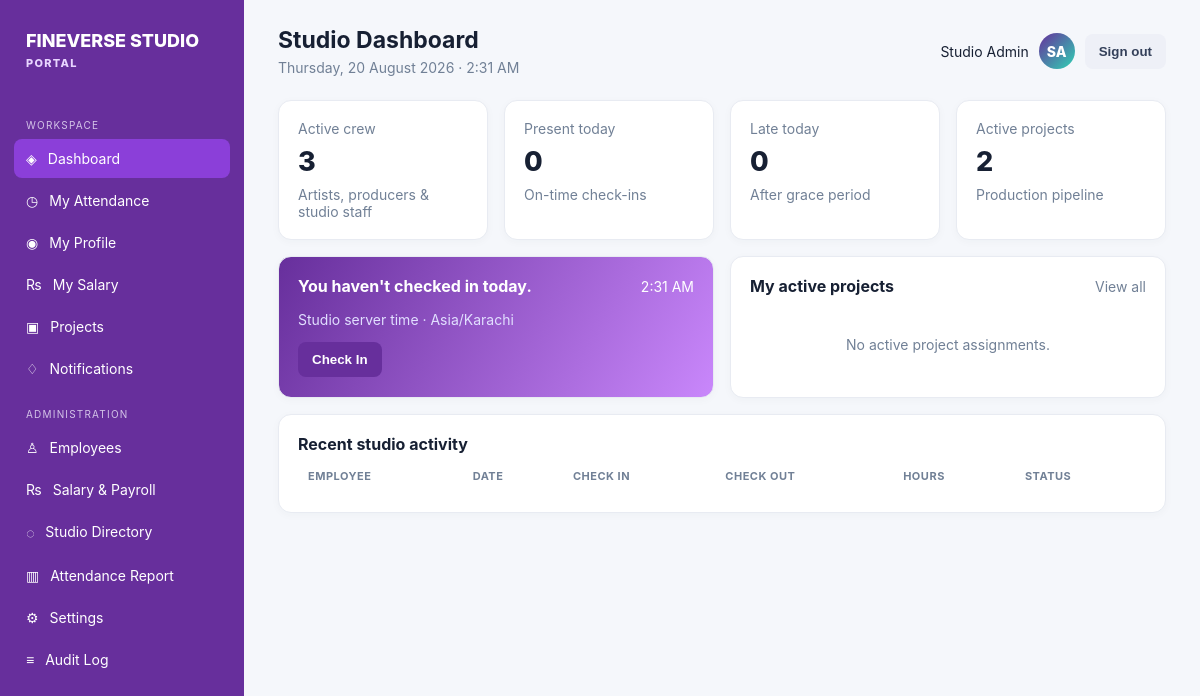
Page /index.php?page=dashboard (signed in) on the committed database.
### tables this page shows
CREATE TABLE employees(id INT AUTO_INCREMENT PRIMARY KEY,employee_code VARCHAR(30) NOT NULL UNIQUE,first_name VARCHAR(80) NOT NULL,last_name VARCHAR(80) NOT NULL,phone VARCHAR(30),address TEXT,date_of_birth DATE NULL,gender VARCHAR(20),department_id INT NULL,job_title_id INT NULL,manager_id INT NULL,joining_date DATE NULL,employment_type ENUM('Full Time','Part Time','Contract','Freelance','Intern') DEFAULT 'Full Time',employment_status ENUM('Active','Inactive','On Leave','Resigned') DEFAULT 'Active',specialty VARCHAR(100),profile_photo VARCHAR(255),created_at TIMESTAMP DEFAULT CURRENT_TIMESTAMP,FOREIGN KEY(department_id) REFERENCES departments(id),FOREIGN KEY(job_title_id) REFERENCES job_titles(id),FOREIGN KEY(manager_id) REFERENCES employees(id));

CREATE TABLE settings(setting_key VARCHAR(80) PRIMARY KEY,setting_value TEXT NOT NULL);

### config.php (called while the page is built, shortened)
<?php
function db(): PDO { static $pdo; if (!$pdo) { $pdo = new PDO('mysql:host='.DB_HOST.';dbname='.DB_NAME.';charset=utf8mb4', DB_USER, DB_PASS, [PDO::ATTR_ERRMODE=>PDO::ERRMODE_EXCEPTION, PDO::ATTR_DEFAULT_FETCH_MODE=>PDO::FETCH_ASSOC]); } return $pdo; }
function setting(string $key, string $fallback=''): string { try { $s=db()->prepare('SELECT setting_value FROM settings WHERE setting_key=?'); $s->execute([$key]); return $s->fetchColumn() ?: $fallback; } catch(Throwable $e){ return $fallback; } }

### index.php (the view, shortened to what this page needs)
<?php require_once __DIR__.'/lib.php';
$page=$_GET['page']??(me()?'dashboard':'login'); $current=$page;
  ?><?php
function rows($sql,$args=[]){$s=db()->prepare($sql);$s->execute($args);return $s->fetchAll();} function one($sql,$args=[]){$s=db()->prepare($sql);$s->execute($args);return $s->fetch();}
function head($title){global $current;$u=require_login();$f=pull_flash();?><!doctype html><html><head><meta charset="utf-8"><meta name="viewport" content="width=device-width,initial-scale=1"><title><?=esc($title)?> · <?=esc(setting('studio_name',APP_NAME))?></title><link rel="stylesheet" href="assets/app.css"></head><body><div class="app"><aside class="side"><div class="brand">FINE<span>VERSE STUDIO</span><small>PORTAL</small></div><div class="nav-label">WORKSPACE</div><?=nav('dashboard','Dashboard','◈')?><?=nav('attendance','My Attendance','◷')?><?=nav('profile','My Profile','◉')?><?=nav('salary','My Salary','₨')?><?=nav('projects','Projects','▣')?><?=nav('notifications','Notifications','♢')?><?php if($u['role']==='admin'):?><div class="nav-label">ADMINISTRATION</div><?=nav('employees','Employees','♙')?><?=nav('salaries','Salary & Payroll','₨')?><?=nav('masters','Studio Directory','◌')?><?=nav('reports','Attendance Report','▥')?><?=nav('settings','Settings','⚙')?><?=nav('audit','Audit Log','≡')?><?php endif?></aside><main class="main"><div class="top"><div><h1><?=esc($title)?></h1><div class="sub"><?=esc(date('l, d F Y · g:i A'))?></div></div><div class="user"><span class="user-name"><?=esc($u['first_name'].' '.$u['last_name'])?></span><?php if(!empty($emp['profile_photo'])):?><img src="uploads/<?=esc($emp['profile_photo'])?>" alt="" style="width:40px;height:40px;border-radius:50%;object-fit:cover;border:2px solid var(--accent)"><?php else:?><div class="avatar"><?=esc(strtoupper($u['first_name'][0].$u['last_name'][0]))?></div><?php endif?><form method="post"><input type="hidden" name="csrf" value="<?=csrf()?>"><button class="secondary" name="action" value="logout">Sign out</button></form></div></div><?php if($f):?><div class="alert <?=$f[1]==='error'?'error':''?>"><?=esc($f[0])?></div><?php endif;?><?php }
function foot(): void {
    $emailTrigger = '';
    echo '</main></div><script src="https://cdn.jsdelivr.net/npm/@emailjs/browser@3/dist/email.min.js"></script>'.$emailTrigger.'<script>(function(){emailjs.init("'.EMAILJS_PUBLIC_KEY.'");if(window.emailjsData){emailjs.send("'.EMAILJS_SERVICE_ID.'","'.EMAILJS_TEMPLATE_ID.'",{employee_name:window.emailjsData.employee_name,checkin_time:window.emailjsData.checkin_time,date:window.emailjsData.date}).then(function(){console.log("Email sent successfully");},function(err){console.error("Email failed",err);});}})();</script><script src="assets/app.js"></script></body></html>';
}
?><?php
if($page==='dashboard'){ $u=require_login();$today=date('Y-m-d');$att=one('SELECT * FROM attendance WHERE employee_id=? AND work_date=?',[$u['id'],$today]);$stats=$u['role']==='admin'?one('SELECT COUNT(*) total,SUM(status="Present") present,SUM(status="Late") late FROM attendance WHERE work_date=?',[$today]):null;
head($u['role']==='admin'?'Studio Dashboard':'My Dashboard');?><div class="grid"><?php if($u['role']==='admin'):?><div class="card stat"><div class="muted">Active crew</div><div class="number"><?=one('SELECT COUNT(*) c FROM employees WHERE employment_status="Active"')['c']?></div><div class="muted">Artists, producers & studio staff</div></div><div class="card stat"><div class="muted">Present today</div><div class="number"><?=$stats['present']??0?></div><div class="muted">On-time check-ins</div></div><div class="card stat"><div class="muted">Late today</div><div class="number"><?=$stats['late']??0?></div><div class="muted">After grace period</div></div><div class="card stat"><div class="muted">Active projects</div><div class="number"><?=one('SELECT COUNT(*) c FROM projects WHERE status NOT IN("Completed","Archived")')['c']?></div><div class="muted">Production pipeline</div></div><?php endif?><div class="card checkin wide"><div class="section-title"><h2><?=!$att?"You haven't checked in today.":(!$att['check_out']?'You’re currently checked in':'Attendance completed')?></h2><span><?=esc(date('g:i A'))?></span></div><p class="muted">Studio server time · <?=esc(setting('timezone','Asia/Karachi'))?></p><?php if($att):?><p>Check-in: <strong><?=date('g:i A',strtotime($att['check_in']))?></strong><?php if($att['check_out']):?> · Check-out: <strong><?=date('g:i A',strtotime($att['check_out']))?></strong> · Total: <strong><?=duration($att['total_seconds'])?></strong><?php endif?></p><?php endif?><form method="post"><input type="hidden" name="csrf" value="<?=csrf()?>"><?php if(!$att||!$att['check_out']):?><button name="action" value="attendance"><?=!$att?'Check In':'Check Out'?></button><?php endif?></form></div><div class="card wide"><div class="section-title"><h2>My active projects</h2><a class="muted" href="index.php?page=projects">View all</a></div><?php $prs=rows('SELECT p.* FROM projects p JOIN project_assignments pa ON pa.project_id=p.id WHERE pa.employee_id=? AND p.status NOT IN("Completed","Archived")',[$u['id']]);foreach($prs as $p):?><p><strong><?=esc($p['name'])?></strong><br><span class="badge <?=strtolower(str_replace(' ','-',$p['status']))?>"><?=esc($p['status'])?></span> <span class="muted">Due <?=esc($p['deadline']?:'TBD')?></span></p><?php endforeach;if(!$prs)echo '<div class="empty">No active project assignments.</div>';?></div><div class="card full"><div class="section-title"><h2>Recent studio activity</h2></div><div class="table-wrap"><table class="table"><tr><th>Employee</th><th>Date</th><th>Check in</th><th>Check out</th><th>Hours</th><th>Status</th></tr><?php foreach(rows('SELECT a.*,e.first_name,e.last_name FROM attendance a JOIN employees e ON e.id=a.employee_id '.($u['role']==='admin'?'':'WHERE a.employee_id=?').' ORDER BY a.work_date DESC LIMIT 8',$u['role']==='admin'?[]:[$u['id']]) as $a):?><tr><td><?=esc($a['first_name'].' '.$a['last_name'])?></td><td><?=esc($a['work_date'])?></td><td><?=esc($a['check_in']?date('g:i A',strtotime($a['check_in'])):'—')?></td><td><?=esc($a['check_out']?date('g:i A',strtotime($a['check_out'])):'—')?></td><td><?=duration($a['total_seconds'])?></td><td><span class="badge <?=strtolower($a['status'])?>"><?=esc($a['status'])?></span></td></tr><?php endforeach?></table></div></div></div><?php foot();exit;}
?>

### lib.php (shortened to what this page needs)
<?php require_once __DIR__.'/config.php';
function esc($v): string { return htmlspecialchars((string)$v, ENT_QUOTES, 'UTF-8'); }
function me(): ?array { if(empty($_SESSION['user_id'])) return null; $s=db()->prepare('SELECT e.*,u.role,u.email AS login_email,d.name department_name,j.title job_title FROM employees e JOIN users u ON u.employee_id=e.id LEFT JOIN departments d ON d.id=e.department_id LEFT JOIN job_titles j ON j.id=e.job_title_id WHERE e.id=? AND u.active=1'); $s->execute([$_SESSION['user_id']]); return $s->fetch() ?: null; }
function require_login(): array { $u=me(); if(!$u){ header('Location: index.php?page=login'); exit; } return $u; }
function nav(string $page,string $label,string $icon=''): string { global $current; return '<a class="nav-link '.($current===$page?'active':'').'" href="index.php?page='.$page.'"><span>'.$icon.'</span>'.$label.'</a>'; }

### assets/app.css (style rules this page uses)
:root { --ink:#172033;--muted:#718096;--nav:#672f9c;--accent:#672f9c;--soft:#f5f7fb;--line:#e8ebf2;--success:#107b55;--warn:#b66600;--danger:#b42318 }
* { box-sizing:border-box }
body { margin:0;background:var(--soft);font:14px Inter,Segoe UI,Arial,sans-serif;color:var(--ink) }
a { color:inherit;text-decoration:none }
.app { display:flex;min-height:100vh }
.side { width:244px;background:var(--nav);color:#fff;padding:22px 14px;position:fixed;inset:0 auto 0 0 }
.brand { font-size:18px;font-weight:800;color:#fff;padding:8px 12px 29px }
.brand small { display:block;color:#e8d5ff;font-size:11px;letter-spacing:1.3px;margin-top:5px }
.nav-label { font-size:10px;letter-spacing:1.2px;color:#d4c4e8;margin:20px 12px 8px }
.nav-link { display:flex;gap:11px;padding:11px 12px;border-radius:8px;margin:3px 0 }
.nav-link:hover,.nav-link.active { background:#8b3fd9;color:#fff }
.main { margin-left:244px;width:calc(100% - 244px);padding:26px 34px }
.top { display:flex;justify-content:space-between;align-items:center;margin-bottom:24px }
.top h1 { font-size:23px;margin:0 }
.sub { color:var(--muted);margin-top:5px }
.user { display:flex;gap:10px;align-items:center }
.avatar { width:36px;height:36px;border-radius:50%;background:linear-gradient(135deg,#672f9c,#2fd3b4);color:#fff;display:grid;place-items:center;font-weight:800 }
.grid { display:grid;grid-template-columns:repeat(4,minmax(0,1fr));gap:16px }
.card { background:#fff;border:1px solid var(--line);border-radius:13px;padding:19px;box-shadow:0 2px 9px #25304b08 }
.stat .number { font-size:27px;font-weight:800;margin:8px 0 }
.muted { color:var(--muted) }
.wide { grid-column:span 2 }
.full { grid-column:1/-1 }
.table-wrap { overflow:auto }
.table { width:100%;border-collapse:collapse }
.table th { text-align:left;color:var(--muted);font-size:11px;text-transform:uppercase;letter-spacing:.5px;padding:0 10px 10px }
button,.button { border:0;border-radius:8px;background:var(--accent);color:#fff;padding:10px 14px;font-weight:700;cursor:pointer;display:inline-block }
button.secondary,.button.secondary { background:#eef0f7;color:#34405a }
.checkin { background:linear-gradient(120deg,#672f9c,#C987FB);color:#fff }
.checkin .muted { color:#e1dfff }
.section-title { display:flex;justify-content:space-between;align-items:center;margin-bottom:15px }
.section-title h2 { font-size:16px;margin:0 }
.empty { padding:25px;text-align:center;color:var(--muted) }

### rows in the picture
employees: first_name+last_name "Studio Admin", first_name+last_name "SA"
settings: setting_value "Asia/Karachi"

### other values in the picture
$icon "◈ ◷ ◉ ₨ ▣ ♢ ♙ ₨ ◌ ▥ ⚙ ≡"
$label "Dashboard My Attendance My Profile My Salary Projects Notifications Employees Salary & Payroll Studio Directory Attendance Report Settings Audit Log"
$title "Studio Dashboard"
$stats['present'] "0"
$stats['late'] "0"
